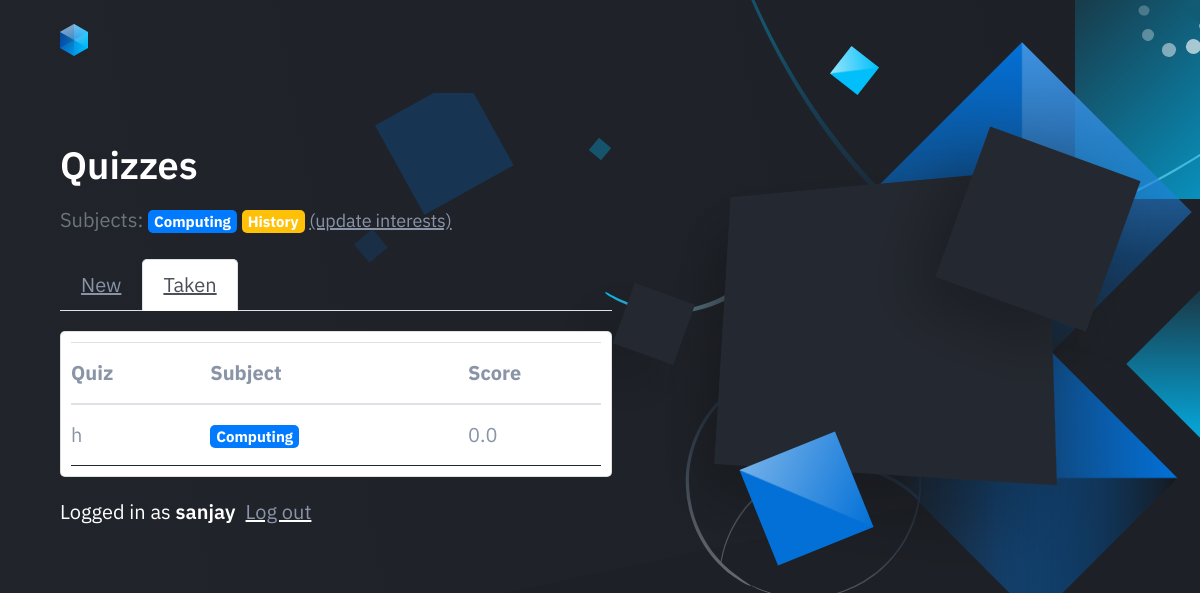
The app's page /students/taken/ (signed in) with its own data.
### classroom/models.py (models this page shows, shortened)
class Subject(models.Model):
    name = models.CharField(max_length=30)
    color = models.CharField(max_length=7, default='#007bff')
    def get_html_badge(self):
        name = escape(self.name)
        color = escape(self.color)
        html = '<span class="badge badge-primary" style="background-color: %s">%s</span>' % (color, name)
        return mark_safe(html)

class TakenQuiz(models.Model):
    student = models.ForeignKey(Student, on_delete=models.CASCADE, related_name='taken_quizzes')
    quiz = models.ForeignKey(Quiz, on_delete=models.CASCADE, related_name='taken_quizzes')
    score = models.FloatField()
    date = models.DateTimeField(auto_now_add=True)

class Quiz(models.Model):
    owner = models.ForeignKey(User, on_delete=models.CASCADE, related_name='quizzes')
    name = models.CharField(max_length=255)
    subject = models.ForeignKey(Subject, on_delete=models.CASCADE, related_name='quizzes')

class User(AbstractUser):
    is_student = models.BooleanField(default=False)
    is_teacher = models.BooleanField(default=False)

### classroom/views/students.py (the view)
# urls.py: path('taken/', students.TakenQuizListView.as_view(), name='taken_quiz_list'),
@method_decorator([login_required, student_required], name='dispatch')
class TakenQuizListView(ListView):
    model = TakenQuiz
    context_object_name = 'taken_quizzes'
    template_name = 'classroom/students/taken_quiz_list.html'
    def get_queryset(self):
        queryset = self.request.user.student.taken_quizzes \
            .select_related('quiz', 'quiz__subject') \
            .order_by('quiz__name')
        return queryset

### classroom/templates/classroom/students/taken_quiz_list.html
{% extends 'base.html' %}
{% block content %}
  {% include 'classroom/students/_header.html' with active='taken' %}
  <div style="padding: 10px;" class="card">
    <table class="table mb-0">
      <thead>
        <tr>
          <th>Quiz</th>
          <th>Subject</th>
          <th>Score</th>
        </tr>
      </thead>
      <tbody>
        {% for taken_quiz in taken_quizzes %}
          <tr>
            <td>{{ taken_quiz.quiz.name }}</td>
            <td>{{ taken_quiz.quiz.subject.get_html_badge }}</td>
            <td>{{ taken_quiz.score }}</td>
          </tr>
        {% empty %}
          <tr>
            <td class="bg-light text-center font-italic" colspan="3">You haven't completed any quiz yet.</td>
          </tr>
        {% endfor %}
      </tbody>
    </table>
  </div>
{% endblock %}

### templates/base.html (shortened to what this page needs)
{% load static %}<!doctype html>
<html lang="en">
  <head>
    <link rel="stylesheet" href="https://maxcdn.bootstrapcdn.com/bootstrap/4.0.0/css/bootstrap.min.css">
    <link rel="stylesheet" type="text/css" href="{% static 'vendor/fontello-2f186091/css/fontello.css' %}">
    <link rel="stylesheet" type="text/css" href="{% static 'css/app.css' %}">
    <link rel="stylesheet" type="text/css" href="{% static 'css/style.css' %}">
    {% if user.is_authenticated and user.is_teacher %}
      <link rel="stylesheet" type="text/css" href="{% static 'css/teachers.css' %}">
    {% else %}
      <link rel="stylesheet" type="text/css" href="{% static 'css/students.css' %}">
    {% endif %}
  </head>
  <body class="is-boxed has-animations">
    <div class="body-wrap">
      <header class="site-header">
          <div class="container">
              <div class="site-header-inner">
                  <div class="brand header-brand">
                      <h1 class="m-0">
            <a href="#">
              <img class="header-logo-image" src="{% static 'img/logo.svg' %}" alt="Logo">
                          </a>
                      </h1>
                  </div>
              </div>
          </div>
      </header>
      <main>
          <section class="hero">
              <div class="container">
                  <div class="hero-inner">
            <div class="hero-copy">
                        <div class="cta-inner section-inner">
                          <div class="cta-cta">
                          {% block content %}
                          {% endblock %}
                          </div>
                        </div>
                        <div class="hero-cta">
                          {% if user.is_authenticated %}
                      <p class="pt-3" style="color: #fff;">Logged in as <strong style="padding-right: 10px;">{{ user.username }}</strong><a style="text-decoration: underline;
                  text-decoration-color: #fff !important;" href="{% url 'logout' %}">Log out</a></p>
              {% endif %}
                        </div>
          </div>
          <div class="hero-figure anime-element">
            <div class="hero-figure-box hero-figure-box-01" data-rotation="45deg"></div>
            <div class="hero-figure-box hero-figure-box-03" data-rotation="0deg"></div>
            <div class="hero-figure-box hero-figure-box-05"></div>
            <div class="hero-figure-box hero-figure-box-06"></div>
            <div class="hero-figure-box hero-figure-box-07"></div>
            <div class="hero-figure-box hero-figure-box-08" data-rotation="-22deg"></div>
            <div class="hero-figure-box hero-figure-box-09" data-rotation="-52deg"></div>
            <div class="hero-figure-box hero-figure-box-10" data-rotation="-50deg"></div>
          </div>
                  </div>
              </div>
          </section>
      </main>
  </div>
  </body>
</html>

### classroom/templates/classroom/students/_header.html
<h2>Quizzes</h2>
<p class="text-muted">
  Subjects:{% for subject in user.student.interests.all %} {{ subject.get_html_badge }}{% endfor %}
  <a href="{% url 'students:student_interests' %}"><small>(update interests)</small></a>
</p>
<ul class="nav nav-tabs mb-3">
  <li class="nav-item">
    <a class="nav-link{% if active == 'new' %} active{% endif %}" href="{% url 'students:quiz_list' %}">New</a>
  </li>
  <li class="nav-item">
    <a class="nav-link{% if active == 'taken' %} active{% endif %}" href="{% url 'students:taken_quiz_list' %}">Taken</a>
  </li>
</ul>

### static/css/students.css (style rules this page uses)
body { background-color: #c2d4d8; background: #454de5 url(../img/pattern_3.svg) no-repeat center left; -webkit-background-size: cover; -moz-background-size: cover; -o-background-size: cover; background-size: cover; }

### records on screen
Subject: get_html_badge "Computing"
Subject: get_html_badge "History"
TakenQuiz: quiz.name "h", quiz.subject.get_html_badge "Computing", score "0.0"
User: username "sanjay"
